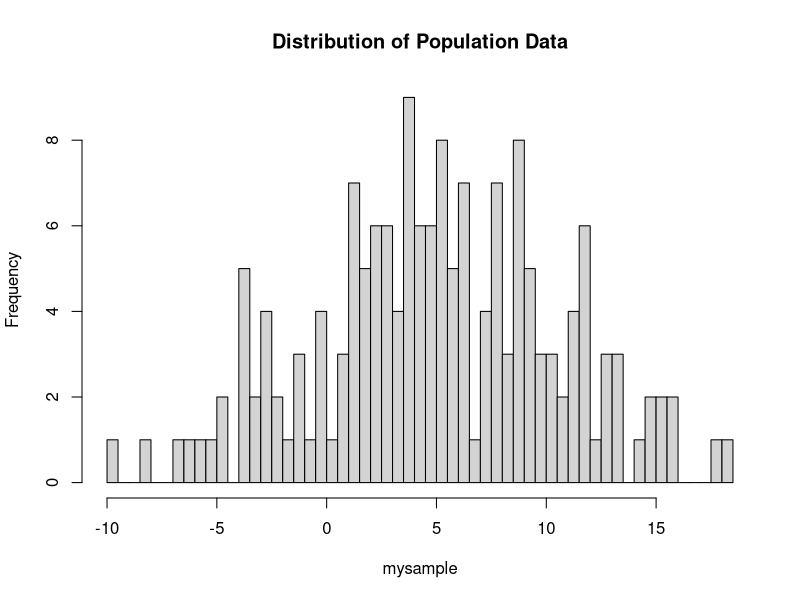
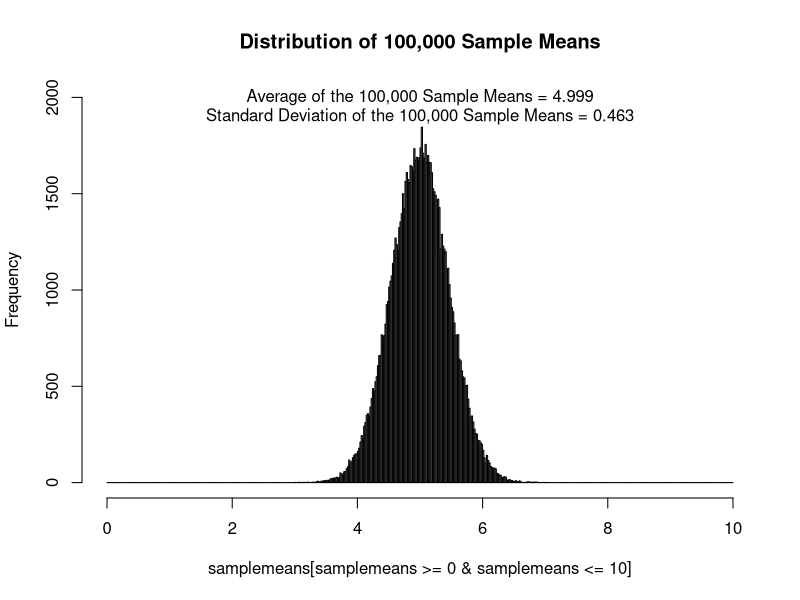

Reproduce these figures in R, in order.
# LOAD R PACKAGES ----

# load R packages
library(psych)

# SPECIFY POPULATION PARAMETERS ----

# simulation inputs
pop_mean <- 5         # population mean
pop_sd <- 5.96        # population standard deviation
sample_N <- 165       # sample size
normal_data <- TRUE   # TRUE = normal data, FALSE = skewed data

# GENERATE AND INSPECT ONE SAMPLE OF DATA ----

# simulate artificial data set from the population
if(normal_data){ # simulate normal data
  mysample <- rnorm(n = sample_N, mean = pop_mean, sd = pop_sd)
} else { # simulate skewed data
  mysample <- pop_mean + ((rchisq(sample_N, pop_mean) - pop_mean)/sqrt(2*pop_mean)) * pop_sd
}

# graph the simulated sample data
hist(mysample, breaks = 50, main = "Distribution of Population Data")

# descriptive statistics for the simulated sample data
describe(mysample)

# SIMULATION WITH 100,000 RANDOM SAMPLES OF DATA ----

# initialize data set to hold 100,000 sample means
samplemeans <- rep(0, 100000)
# loop to draw 100,000 random samples
for(s in 1:100000){
  if(normal_data){ # normal data
    sampledata <- rnorm(n = sample_N, mean = pop_mean, sd = pop_sd)
  } else { # skewed data
    sampledata <- pop_mean + ((rchisq(sample_N, pop_mean) - pop_mean)/sqrt(2*pop_mean)) * pop_sd
  }
  # store the sample mean in element of s
  samplemeans[s] <- mean(sampledata)
}

# graph sampling distribution of the sample means
hist(samplemeans[samplemeans >= 0 & samplemeans <= 10], xlim = c(0,10), ylim = c(0,2000), breaks = seq(0,10, by = .02), main = "Distribution of 100,000 Sample Means")
text(5, 2000, paste0("Average of the 100,000 Sample Means = ", round(mean(samplemeans), 3)))
text(5, 1900, paste0("Standard Deviation of the 100,000 Sample Means = ", round(sd(samplemeans), 3)))
